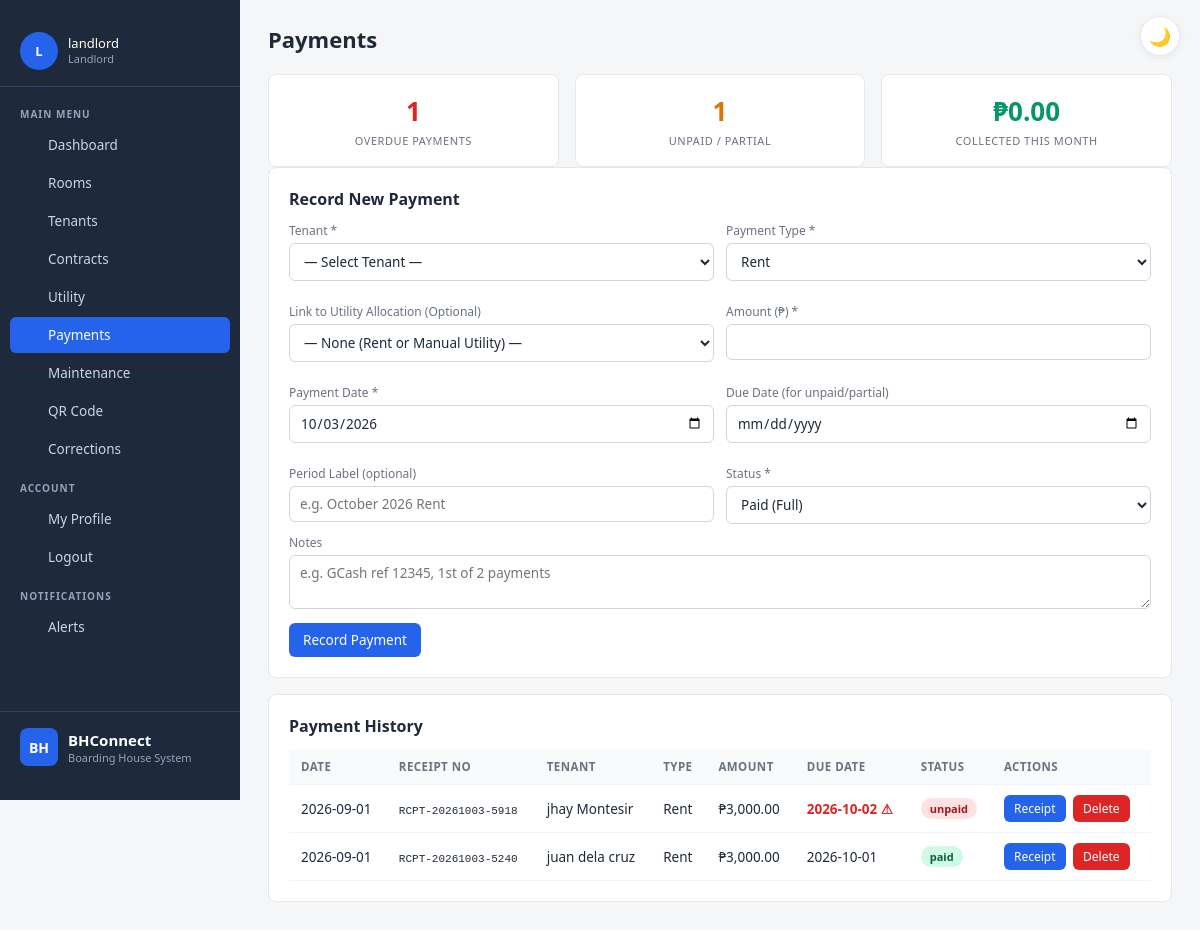
The page /landlord/payments.php (signed in) on the database its author committed.
### tables this page shows
CREATE TABLE `payments` (
  `id` int(11) NOT NULL,
  `tenant_id` int(11) NOT NULL,
  `allocation_id` int(11) DEFAULT NULL,
  `amount` decimal(10,2) NOT NULL,
  `payment_type` enum('rent','utility') NOT NULL,
  `payment_date` date NOT NULL,
  `due_date` date DEFAULT NULL,
  `period_label` varchar(50) DEFAULT NULL,
  `status` enum('paid','partial','unpaid') DEFAULT 'unpaid',
  `receipt_no` varchar(30) DEFAULT NULL,
  `notes` text DEFAULT NULL
);

CREATE TABLE `tenants` (
  `id` int(11) NOT NULL,
  `full_name` varchar(100) NOT NULL,
  `contact` varchar(30) DEFAULT NULL,
  `email` varchar(100) DEFAULT NULL,
  `emergency_contact` varchar(100) DEFAULT NULL,
  `room_id` int(11) DEFAULT NULL,
  `status` enum('active','archived') DEFAULT 'active',
  `created_at` timestamp NOT NULL DEFAULT current_timestamp()
);

### landlord/payments.php (the view, shortened to what this page needs)
<?php
require_once '../includes/auth.php';
$payments = $conn->query("
    SELECT p.*, t.full_name
    FROM payments p
    JOIN tenants t ON t.id = p.tenant_id
    ORDER BY
        CASE WHEN p.status IN ('unpaid','partial') THEN 0 ELSE 1 END,
        p.due_date IS NULL,
        p.due_date ASC,
        p.payment_date DESC
");
$overdueCount = $conn->query("
    SELECT COUNT(*) c FROM payments
    WHERE status IN ('unpaid','partial')
      AND due_date IS NOT NULL
      AND due_date < CURDATE()
")->fetch_assoc()['c'];
$pendingCount = $conn->query("
    SELECT COUNT(*) c FROM payments
    WHERE status IN ('unpaid','partial')
")->fetch_assoc()['c'];
$paidThisMonth = $conn->query("
    SELECT IFNULL(SUM(amount), 0) total FROM payments
    WHERE status = 'paid'
      AND MONTH(payment_date) = MONTH(CURDATE())
      AND YEAR(payment_date) = YEAR(CURDATE())
")->fetch_assoc()['total'];
include '../includes/header.php';
?>
<h1>Payments</h1>
<div class="grid-3">
  <div class="stat">
    <div class="num" style="color:#dc2626;"><?= (int)$overdueCount ?></div>
    <div class="lbl">Overdue Payments</div>
  </div>
  <div class="stat">
    <div class="num" style="color:#d97706;"><?= (int)$pendingCount ?></div>
    <div class="lbl">Unpaid / Partial</div>
  </div>
  <div class="stat">
    <div class="num" style="color:#059669;">₱<?= number_format($paidThisMonth, 2) ?></div>
    <div class="lbl">Collected This Month</div>
  </div>
</div>
<div class="card">
  <h2>Record New Payment</h2>
  <form method="post">
    <div class="grid-2">
      <div>
        <label>Tenant *</label>
        <select name="tenant_id" required>
          <option value="">— Select Tenant —</option>
        </select>
      </div>
      <div>
        <label>Payment Type *</label>
        <select name="payment_type" required>
          <option value="rent">Rent</option>
        </select>
      </div>
      <div>
        <label>Link to Utility Allocation (Optional)</label>
        <select name="allocation_id">
          <option value="">— None (Rent or Manual Utility) —</option>
        </select>
      </div>
      <div>
        <label>Amount (₱) *</label>
        <input type="number" step="0.01" min="0.01" name="amount" required>
      </div>
      <div>
        <label>Payment Date *</label>
        <input type="date" name="payment_date" required value="<?= date('Y-m-d') ?>">
      </div>
      <div>
        <label>Due Date (for unpaid/partial)</label>
        <input type="date" name="due_date">
      </div>
      <div>
        <label>Period Label (optional)</label>
        <input name="period_label" placeholder="e.g. October 2026 Rent">
      </div>
      <div>
        <label>Status *</label>
        <select name="status" required>
          <option value="paid">Paid (Full)</option>
        </select>
      </div>
    </div>
    <label>Notes</label>
    <textarea name="notes" rows="2" placeholder="e.g. GCash ref 12345, 1st of 2 payments"></textarea>
    <button type="submit">Record Payment</button>
  </form>
</div>
<div class="card">
  <h2>Payment History</h2>
  <table>
    <tr>
      <th>Date</th><th>Receipt No</th><th>Tenant</th><th>Type</th>
      <th>Amount</th><th>Due Date</th><th>Status</th><th>Actions</th>
    </tr>
    <?php while ($p = $payments->fetch_assoc()): ?>
      <?php $isOverdue = $p['due_date'] && $p['status'] !== 'paid' && $p['due_date'] < date('Y-m-d'); ?>
      <tr>
        <td><?= $p['payment_date'] ?></td>
        <td><code style="font-size:11px;"><?= htmlspecialchars($p['receipt_no']) ?></code></td>
        <td><?= htmlspecialchars($p['full_name']) ?></td>
        <td>
          <?= ucfirst($p['payment_type']) ?>
        </td>
        <td>₱<?= number_format($p['amount'], 2) ?></td>
        <td>
          <?php if ($p['due_date']): ?>
            <?php if ($isOverdue): ?>
              <span style="color:#dc2626; font-weight:600;"><?= $p['due_date'] ?> ⚠</span>
            <?php else: ?>
              <?= $p['due_date'] ?>
            <?php endif; ?>
          <?php else: ?>
            —
          <?php endif; ?>
        </td>
        <td>
          <?php
            $cls = ['paid'=>'badge-green','partial'=>'badge-yellow','unpaid'=>'badge-red'][$p['status']] ?? 'badge-gray';
          ?>
          <span class="badge <?= $cls ?>"><?= $p['status'] ?></span>
        </td>
        <td class="actions">
          <a class="btn btn-sm" href="receipt.php?id=<?= $p['id'] ?>" target="_blank">Receipt</a>
          <form method="post" class="inline-form" onsubmit="return confirm('Delete this payment record?')">
            <button class="btn btn-sm btn-danger" type="submit">Delete</button>
          </form>
        </td>
      </tr>
    <?php endwhile; ?>
  </table>
</div>
<?php include '../includes/footer.php'; ?>

### assets/css/style.css (style rules this page uses)
:root { --bg: #f5f6f8; --card-bg: #ffffff; --text: #1f2937; --text-muted: #6b7280; --text-dim: #94a3b8; --border: #e5e7eb; --border-soft: #f1f5f9; --input-bg: #ffffff; --input-border: #d1d5db; --sidebar-bg: #1e293b; --sidebar-text: #cbd5e1; --sidebar-hover: #334155; --sidebar-border: #334155; --brand-name: #ffffff; --brand-sub: #94a3b8; --user-name: #ffffff; --accent: #2563eb; --accent-hover: #1d4ed8; --danger: #dc2626; --danger-hover: #b91c1c; --table-header-bg: #f8fafc; --table-hover: #fafbfc; --shadow: rgba(0,0,0,0.05); }
* { box-sizing: border-box; }
html, body { margin: 0; padding: 0; }
body { font-family: 'Segoe UI', system-ui, Arial, sans-serif; background: var(--bg); color: var(--text); font-size: 14px; transition: background 0.2s, color 0.2s; }
h1 { font-size: 22px; margin: 0 0 20px; font-weight: 600; }
h2 { font-size: 16px; margin: 0 0 12px; font-weight: 600; }
.card { background: var(--card-bg); border: 1px solid var(--border); border-radius: 8px; padding: 20px; margin-bottom: 16px; transition: background 0.2s, border-color 0.2s; }
table { width: 100%; border-collapse: collapse; font-size: 13.5px; }
th, td { padding: 10px 12px; text-align: left; border-bottom: 1px solid var(--border-soft); color: var(--text); }
th { background: var(--table-header-bg); font-weight: 600; font-size: 11.5px; color: var(--text-muted); text-transform: uppercase; letter-spacing: 0.04em; }
input, select, textarea { padding: 8px 10px; border: 1px solid var(--input-border); border-radius: 6px; font-size: 13.5px; width: 100%; margin-bottom: 10px; font-family: inherit; background: var(--input-bg); color: var(--text); }
label { font-size: 12px; color: var(--text-muted); display: block; margin-bottom: 4px; font-weight: 500; }
button, .btn { background: var(--accent); color: #fff; border: none; padding: 8px 14px; border-radius: 6px; cursor: pointer; font-size: 13.5px; text-decoration: none; display: inline-block; font-family: inherit; transition: background 0.15s; }
.btn-sm { padding: 5px 10px; font-size: 12px; }
.btn-danger { background: var(--danger); }
.grid-2 { display: grid; grid-template-columns: 1fr 1fr; gap: 12px; }
.grid-3 { display: grid; grid-template-columns: repeat(3, 1fr); gap: 16px; }
.stat { background: var(--card-bg); border: 1px solid var(--border); border-radius: 8px; padding: 18px; text-align: center; transition: background 0.2s, border-color 0.2s; }
.stat .num { font-size: 26px; font-weight: 700; color: var(--text); }
.stat .lbl { font-size: 11px; color: var(--text-muted); text-transform: uppercase; letter-spacing: 0.05em; margin-top: 4px; }
.badge { display: inline-block; padding: 3px 9px; border-radius: 12px; font-size: 11px; font-weight: 600; text-transform: lowercase; }
.badge-green { background: #d1fae5; color: #065f46; }
.badge-red { background: #fee2e2; color: #991b1b; }
.actions a, .actions form { margin-right: 4px; }
.inline-form { display: inline; }

### rows shown on the page
payments: payment_date "2026-09-01", receipt_no "RCPT-20261003-5918", tenant.full_name "jhay Montesir", payment_type "Rent", amount "3,000.00", due_date "2026-10-02", status "unpaid"
payments: payment_date "2026-09-01", receipt_no "RCPT-20261003-5240", tenant.full_name "juan dela cruz", payment_type "Rent", amount "3,000.00", due_date "2026-10-01", status "paid"

### other values the page prints
initials($displayName) "L"
$displayName "landlord"
$role "Landlord"
$overdueCount "1"
$pendingCount "1"
$paidThisMonth "0.00"
